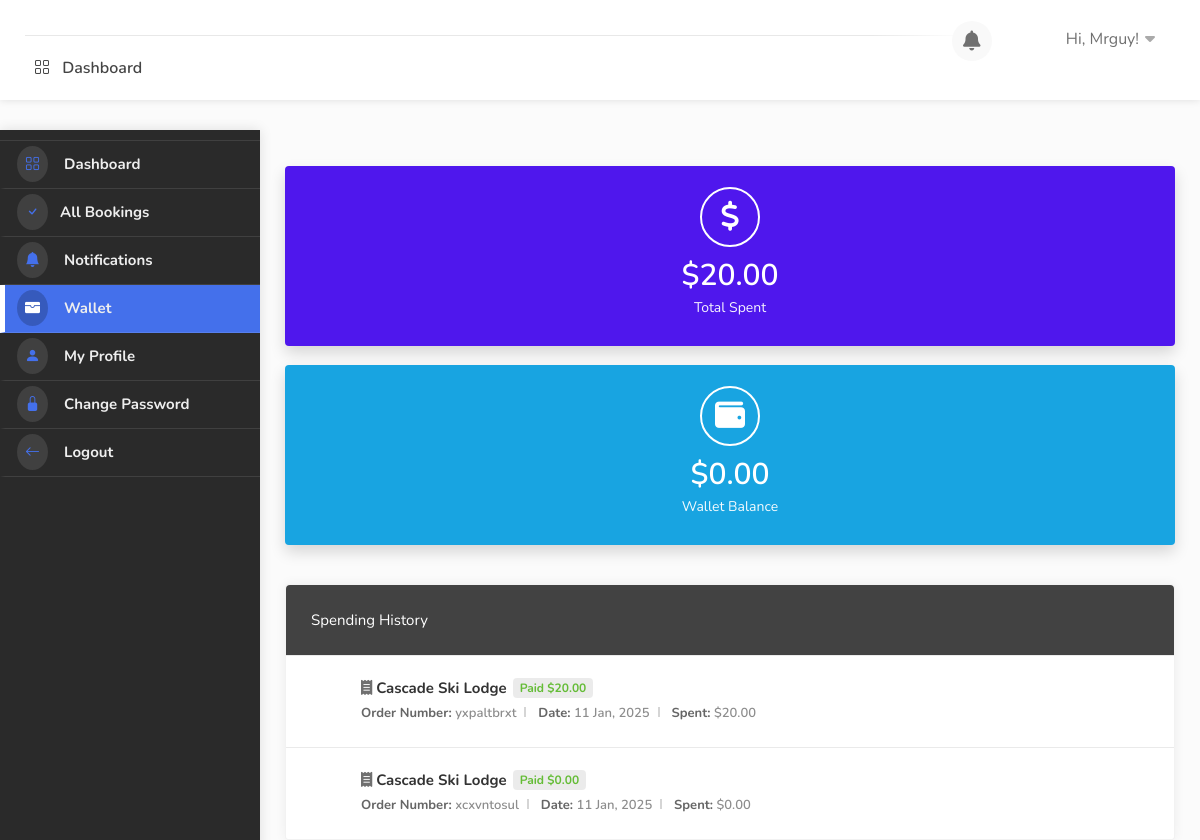
/dashboard/wallet/ (signed in), run on the app's committed database.
### userauths/models.py (models this page shows, shortened)
class User(AbstractUser):
    full_name = models.CharField(max_length=1000, null=True, blank=True)
    username = models.CharField(max_length=100, null=True, blank=True)
    email = models.EmailField(unique=True)
    phone = models.CharField(max_length=100, null=True, blank=True)
    gender = models.CharField(max_length=100, choices=GENDER, null=True, blank=True)
    otp = models.CharField(max_length=100, null=True, blank=True)
    USERNAME_FIELD = "email"
    REQUIRED_FIELDS = ['username']

class Profile(models.Model):
    pid = ShortUUIDField(length=7, max_length=25, alphabet="abcdefghijklmnopqrstuvxyz123")
    image = models.ImageField(upload_to=user_directory_path, default="default.jpg", null=True, blank=True)
    user = models.OneToOneField(User, on_delete=models.CASCADE)
    full_name = models.CharField(max_length=100, null=True, blank=True)
    phone = models.CharField(max_length=13, null=True, blank=True)
    address = models.CharField(max_length=1000, null=True, blank=True)
    city = models.CharField(max_length=100, null=True, blank=True)
    state = models.CharField(max_length=100, null=True, blank=True)
    country = models.CharField(max_length=100, null=True, blank=True)
    zip_code = models.CharField(max_length=10, null=True, blank=True)
    gender = models.CharField(max_length=100, choices=GENDER, null=True, blank=True)
    date_of_birth = models.DateField(null=True, blank=True)
    website_url = models.URLField(max_length=100, blank=True)
    joining_comments = models.TextField(max_length=2000, blank=True)
    emergency_contact = models.CharField(max_length=100, null=True, blank=True)
    emergency_contact_phone = models.CharField(max_length=13, null=True, blank=True)
    is_primary_member = models.BooleanField(default=True)
    is_spouse_member = models.BooleanField(default=False)
    is_child_member = models.BooleanField(default=False)
    is_employee = models.BooleanField(default=False)
    is_committee_member = models.BooleanField(default=False)
    identity_type = models.CharField(choices=IDENTITY_TYPE, default="drivers_license", max_length=100, null=True, blank=True)
    identity_image = models.ImageField(upload_to=user_directory_path, default="id.jpg", null=True, blank=True)
    wallet = models.DecimalField(decimal_places=2, max_digits=12, default=0.00)
    verified = models.BooleanField(default=False)
    date = models.DateTimeField(auto_now_add=True, null=True, blank=True)
    class Meta:
        ordering = ["-date"]

### hotel/models.py (models this page shows, shortened)
class Booking(models.Model):
    user = models.ForeignKey(User, on_delete=models.SET_NULL, null=True, blank=True)
    payment_status = models.CharField(max_length=100, choices=PAYMENT_STATUS, default="initiated")
    full_name = models.CharField(max_length=1000, null=True, blank=True)
    email = models.EmailField(null=True, blank=True)
    phone = models.CharField(max_length=1000, null=True, blank=True)
    hotel = models.ForeignKey(Hotel, on_delete=models.SET_NULL, null=True)
    room_type = models.ForeignKey(RoomType, on_delete=models.SET_NULL, null=True)
    room = models.ManyToManyField(Room)
    before_discount = models.DecimalField(max_digits=12, decimal_places=2, default=0.00)
    total = models.DecimalField(max_digits=12, decimal_places=2, default=0.00)
    saved = models.DecimalField(max_digits=12, decimal_places=2, default=0.00)
    check_in_date = models.DateField()
    check_out_date = models.DateField()
    total_days = models.PositiveIntegerField(default=0)
    num_adults = models.PositiveIntegerField(default=1)
    num_children = models.PositiveIntegerField(default=0)
    checked_in = models.BooleanField(default=False)
    checked_out = models.BooleanField(default=False)
    is_active = models.BooleanField(default=True)
    checked_in_tracker = models.BooleanField(default=False, help_text="DO NOT CHECK THIS BOX")
    checked_out_tracker = models.BooleanField(default=False, help_text="DO NOT CHECK THIS BOX")
    date = models.DateTimeField(auto_now_add=True, null=True, blank=True)
    coupons = models.ManyToManyField("hotel.Coupon", blank=True)
    stripe_payment_intent = models.CharField(max_length=200,null=True, blank=True)
    success_id = ShortUUIDField(length=300, max_length=505, alphabet="abcdefghijklmnopqrstuvxyz1234567890")
    booking_id = ShortUUIDField(unique=True, length=10, max_length=20, alphabet="abcdefghijklmnopqrstuvxyz1234567890")

class Hotel(models.Model):
    user = models.ForeignKey(User, on_delete=models.CASCADE)
    name = models.CharField(max_length=100)
    description = CKEditor5Field(config_name='extends', null=True, blank=True)
    image = models.FileField(upload_to="hotel_gallery")
    address = models.CharField(max_length=200)
    mobile = models.CharField(max_length=20)
    email = models.CharField(max_length=20)
    status = models.CharField(choices=HOTEL_STATUS, max_length=10, default="published", null=True, blank=True)
    tags = TaggableManager(blank=True)
    views = models.PositiveIntegerField(default=0)
    featured = models.BooleanField(default=False)
    hid = ShortUUIDField(unique=True, length=10, max_length=20, alphabet="abcdefghijklmnopqrstuvxyz1234567890")
    slug = models.SlugField(null=True, blank=True)
    date = models.DateTimeField(auto_now_add=True)
    def hotel_gallery(self):
        return HotelGallery.objects.filter(hotel=self)

### user_dashboard/views.py (the view)
# urls.py: path("wallet/", views.wallet, name="wallet"),
@login_required
def wallet(request):
    bookings = Booking.objects.filter(user=request.user, payment_status="paid")
    total_spent = Booking.objects.filter(user=request.user, payment_status="paid").aggregate(amount=models.Sum('total'))
    context = {
        "bookings":bookings,
        "total_spent":total_spent,
    }
    return render(request, "user_dashboard/wallet.html", context)

### hotel/context_processor.py (called while the page is built)
def default(request):
    if 'selection_data_obj' in request.session:
        total_selected_items = len(request.session['selection_data_obj'])
    else:
        total_selected_items = 0
    try:
        noti = Notification.objects.filter(user=request.user, seen=False)
    except:
        noti = None
    return {
        "total_selected_items": total_selected_items,
        "noti": noti,
    }

### templates/user_dashboard/wallet.html (shortened to what this page needs)
{% extends 'partials/dashboard_base.html' %}
{% load static %}
{% block content %}
    <div id="dashboard">
        {% include 'partials/dashboard_sidebar.html' %}
        <div class="utf_dashboard_content">
            <div class="row">
                <div class="col-lg-6 col-md-12 col-sm-12">
                    <div class="utf_dashboard_stat color-5">
                        <div class="utf_dashboard_stat_content">
                            <h4>${{total_spent.amount|floatformat:2}}</h4>
                            <span>Total Spent</span>
                        </div>
                        <div class="utf_dashboard_stat_icon"><i class="fas fa-dollar"></i></div>
                    </div>
                </div>
                <div class="col-lg-6 col-md-12 col-sm-12">
                    <div class="utf_dashboard_stat color-2">
                        <div class="utf_dashboard_stat_content">
                            <h4>${{request.user.profile.wallet|floatformat:2}}</h4>
                            <span>Wallet Balance</span>
                        </div>
                        <div class="utf_dashboard_stat_icon"><i class="fas fa-wallet"></i></div>
                    </div>
                </div>
            </div>
            <div class="row">
                <div class="col-lg-12 col-md-12">
                    <div class="utf_dashboard_list_box invoices with-icons margin-top-20">
                        <h4>Spending History</h4>
                        <ul>
                            {% for b in bookings %}
                                <li><i class="fas fa-receipt"></i> <strong>{{b.hotel.name}} <span class="paid">{{b.payment_status|title}} ${{ b.total|floatformat:2 }}</span></strong>
                                    <ul>
                                        <li><span>Order Number: </span> {{b.booking_id}}</li>
                                        <li><span>Date: </span> {{b.date|date:"d M, Y"}}</li>
                                        <li><span>Spent: </span> ${{ b.total|floatformat:2 }}</li>
                                    </ul>
                                </li>
                            {% endfor %}
                        </ul>
                    </div>
                </div>
            </div>
        </div>
    </div>
{% endblock content %}

### templates/partials/dashboard_base.html (shortened to what this page needs)
{% load static %}
<!DOCTYPE html>
<html lang="zxx">
<head>
    <link rel="stylesheet" href="{% static 'css/stylesheet.css' %}">
    <link rel="stylesheet" href="{% static 'css/mmenu.css' %}">
    <link rel="stylesheet" href="{% static 'css/perfect-scrollbar.css' %}">
    <link rel="stylesheet" href="{% static 'css/style.css' %}" id="colors">
    <link rel="stylesheet" href="https://cdn.jsdelivr.net/npm/bootstrap-icons@1.10.5/font/bootstrap-icons.css">
    <link rel="stylesheet" href="https://cdnjs.cloudflare.com/ajax/libs/font-awesome/4.7.0/css/font-awesome.css" />
    <link rel="stylesheet" href="https://cdnjs.cloudflare.com/ajax/libs/font-awesome/6.0.0/css/all.min.css" />
    <link rel="stylesheet" href="https://cdn.jsdelivr.net/npm/@mdi/font@7.2.96/css/materialdesignicons.min.css">
    <link href='https://unpkg.com/boxicons@2.1.4/css/boxicons.min.css' rel='stylesheet'>
    <link rel="stylesheet" href="https://cdn.jsdelivr.net/npm/remixicon-ligatures@2.5.0/fonts/remixicon.min.css">
    <link href="https://cdn.jsdelivr.net/npm/remixicon@2.2.0/fonts/remixicon.css" rel="stylesheet">
</head>
<body>
    <div id="main_wrapper">
        <header id="header_part" class="fixed fullwidth_block dashboard">
            <div id="header" class="not-sticky">
                <div class="container">
                    <div class="utf_left_side">
                        <nav id="navigation" class="style_one">
                            <ul id="responsive">
                                <li><a href="{% url 'dashboard:dashboard' %}"> <i class="bi bi-grid"></i> Dashboard</a></li>
                            </ul>
                        </nav>
                        <div class="clearfix"></div>
                    </div>
                    <div class="utf_right_side">
                        <div class="header_widget">
                            <div class="dashboard_header_button_item {% if noti %} has-noti {% endif %} js-item-menu">
                                <i class="fas fa-bell"></i>
                            </div>
                            <div class="utf_user_menu">
                                <div class="utf_user_name"><span><img src="{{request.user.profile.image.url}}" alt=""></span>Hi, {{request.user.username|title}}!</div>
                            </div>
                        </div>
                    </div>
                </div>
            </div>
        </header>
        {% block content %}
        {% endblock content %}
    </div>
</body>
</html>

### static/css/mmenu.css (style rules this page uses)
:root { --mm-line-height: 20px; --mm-listitem-size: 44px; --mm-navbar-size: 44px; --mm-offset-top: 0; --mm-offset-right: 0; --mm-offset-bottom: 0; --mm-offset-left: 0; --mm-color-border: rgba(0, 0, 0, 0.1); --mm-color-button: rgba(0, 0, 0, 0.3); --mm-color-text: rgba(0, 0, 0, 0.75); --mm-color-text-dimmed: rgba(0, 0, 0, 0.3); --mm-color-background: #f3f3f3; --mm-color-background-highlight: rgba(0, 0, 0, 0.05); --mm-color-background-emphasis: rgba(255, 255, 255, 0.4); --mm-shadow: 0 0 10px rgba(0, 0, 0, 0.3) }

### static/css/style.css (style rules this page uses)
a { color: #007BFF; text-decoration: none; font-weight: bold; display: inline-flex; align-items: center; }
a i { margin-right: 8px; }
body { color: #707070; font-size: 15px; line-height: 28px; background-color: #fff; }
body, h1, h2, h3, h4, h5, h6, input[type="text"], input[type="password"], input[type="email"], textarea, select, input[type="button"], input[type="submit"], button, #tiptip_content, .map-box p, .map-box div, .numerical-rating .utf_counter_star_rating, body .nav_responsive i.menu-trigger:after { font-family: 'Nunito', sans-serif; text-transform: none; }
h1, h2, h3, h4, h5, h6 { color: #323232; }
* { margin: 0px; padding: 0px; box-sizing: border-box; }
ul, li { margin: 0px; list-style-type: none; }

### data on the page
User: user.username "Mrguy", user.profile.wallet "0.00"
Booking: hotel.name "Cascade Ski Lodge", payment_status "Paid", total "20.00", booking_id "yxpaltbrxt", date "11 Jan, 2025"
Booking: hotel.name "Cascade Ski Lodge", payment_status "Paid", total "0.00", booking_id "xcxvntosul", date "11 Jan, 2025"

### other printed values
{{ total_spent.amount|floatformat:2 }} "20.00"
